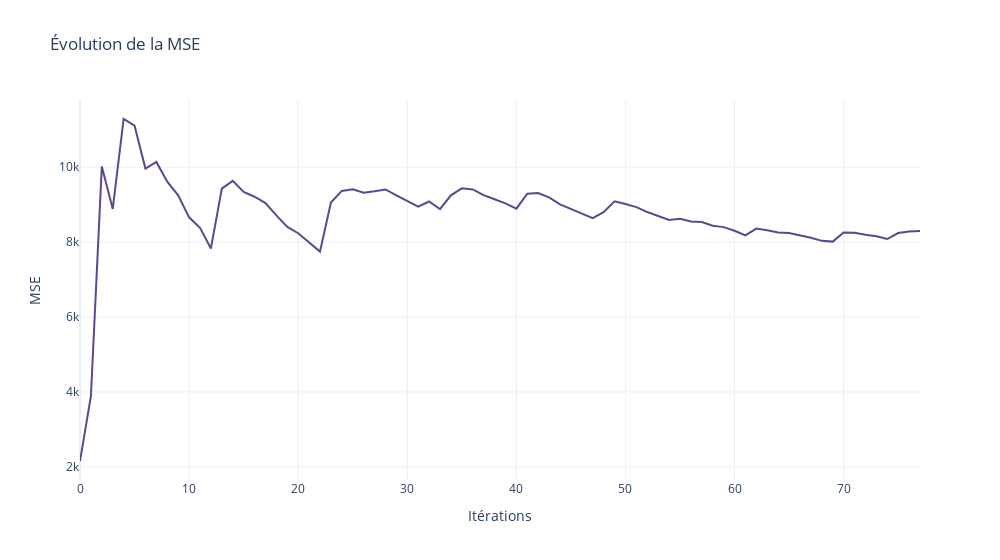
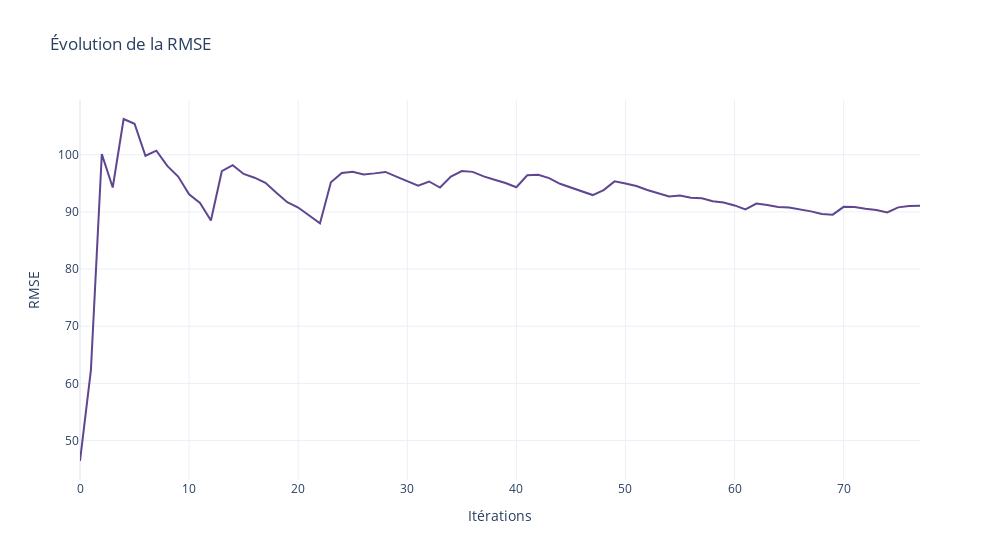
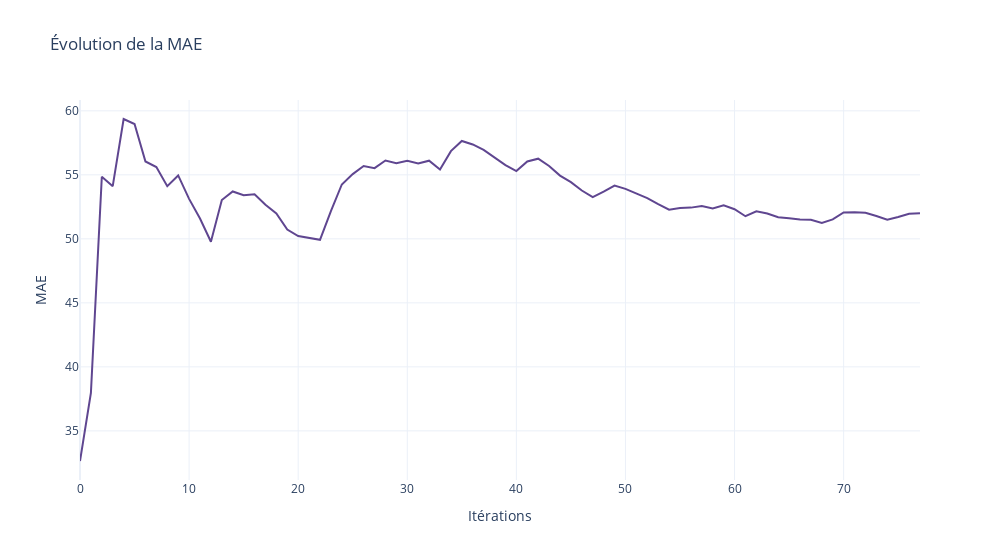
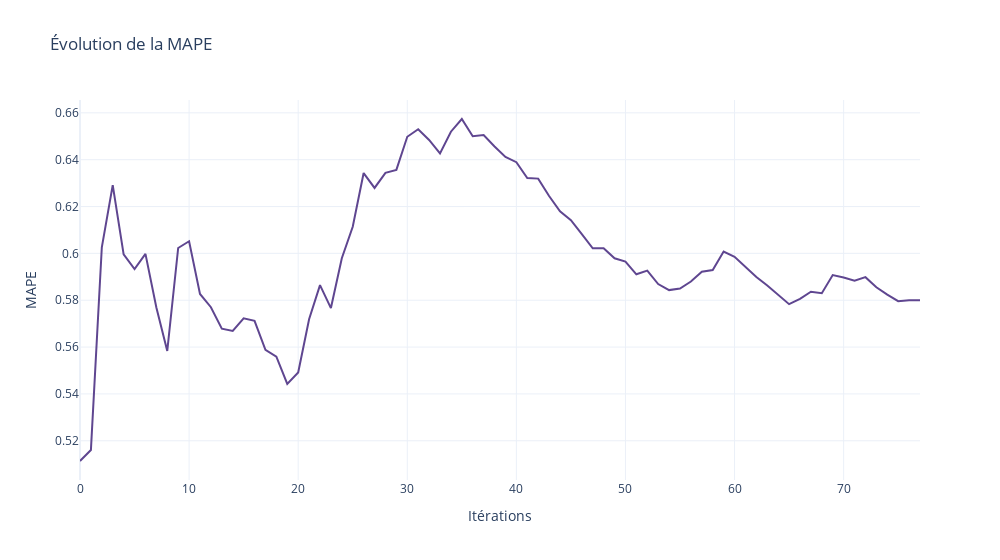

Notebook code for these charts, in order:
### Code cell
for metric in metrics_evolution:
    fig = px.line(metrics_evolution, x=metrics_evolution.index, y=metric, title=f'Évolution de la {metric}')

    fig.update_layout(
        xaxis_title='Itérations',
        width=1000
    )

    fig.show()

### Figure 1 — Plotly figure (JSON) as saved in the notebook; plotly's stock layout.template omitted (floating-point values rounded to 4 significant figures)
{"data": [{"hovertemplate": "index=%{x}<br>MSE=%{y}<extra></extra>", "legendgroup": "", "line": {"color": "rgb(95, 70, 144)", "dash": "solid"}, "marker": {"symbol": "circle"}, "mode": "lines", "name": "", "orientation": "v", "showlegend": false, "type": "scatter", "x": [0, 1, 2, 3, 4, 5, 6, 7, 8, 9, 10, 11, 12, 13, 14, 15, 16, 17, 18, 19, 20, 21, 22, 23, 24, 25, 26, 27, 28, 29, 30, 31, 32, 33, 34, 35, 36, 37, 38, 39, 40, 41, 42, 43, 44, 45, 46, 47, 48, 49, 50, 51, 52, 53, 54, 55, 56, 57, 58, 59, 60, 61, 62, 63, 64, 65, 66, 67, 68, 69, 70, 71, 72, 73, 74, 75, 76, 77], "xaxis": "x", "y": [2156.0, 3886.0, 10020.0, 8886.0, 11290.0, 11110.0, 9963.0, 10140.0, 9612.0, 9250.0, 8662.0, 8384.0, 7829.0, 9430.0, 9635.0, 9339.0, 9212.0, 9042.0, 8714.0, 8407.0, 8238.0, 7981.0, 7747.0, 9056.0, 9367.0, 9414.0, 9320.0, 9358.0, 9406.0, 9249.0, 9103.0, 8945.0, 9085.0, 8883.0, 9250.0, 9437.0, 9408.0, 9255.0, 9145.0, 9036.0, 8893.0, 9295.0, 9311.0, 9197.0, 9009.0, 8878.0, 8754.0, 8638.0, 8800.0, 9088.0, 9016.0, 8936.0, 8803.0, 8703.0, 8594.0, 8626.0, 8553.0, 8535.0, 8440.0, 8400.0, 8305.0, 8179.0, 8363.0, 8319.0, 8258.0, 8241.0, 8187.0, 8116.0, 8034.0, 8014.0, 8260.0, 8252.0, 8198.0, 8159.0, 8082.0, 8242.0, 8282.0, 8297.0], "yaxis": "y"}], "layout": {"legend": {"tracegroupgap": 0}, "title": {"text": "Évolution de la MSE"}, "width": 1000, "xaxis": {"anchor": "y", "domain": [0, 1], "title": {"text": "Itérations"}}, "yaxis": {"anchor": "x", "domain": [0, 1], "title": {"text": "MSE"}}}}

### Figure 2 — Plotly figure (JSON) as saved in the notebook; plotly's stock layout.template omitted (floating-point values rounded to 4 significant figures)
{"data": [{"hovertemplate": "index=%{x}<br>RMSE=%{y}<extra></extra>", "legendgroup": "", "line": {"color": "rgb(95, 70, 144)", "dash": "solid"}, "marker": {"symbol": "circle"}, "mode": "lines", "name": "", "orientation": "v", "showlegend": false, "type": "scatter", "x": [0, 1, 2, 3, 4, 5, 6, 7, 8, 9, 10, 11, 12, 13, 14, 15, 16, 17, 18, 19, 20, 21, 22, 23, 24, 25, 26, 27, 28, 29, 30, 31, 32, 33, 34, 35, 36, 37, 38, 39, 40, 41, 42, 43, 44, 45, 46, 47, 48, 49, 50, 51, 52, 53, 54, 55, 56, 57, 58, 59, 60, 61, 62, 63, 64, 65, 66, 67, 68, 69, 70, 71, 72, 73, 74, 75, 76, 77], "xaxis": "x", "y": [46.43, 62.34, 100.1, 94.26, 106.2, 105.4, 99.81, 100.7, 98.04, 96.18, 93.07, 91.56, 88.48, 97.11, 98.16, 96.64, 95.98, 95.09, 93.35, 91.69, 90.76, 89.34, 88.02, 95.16, 96.79, 97.02, 96.54, 96.73, 96.99, 96.17, 95.41, 94.58, 95.31, 94.25, 96.18, 97.15, 97.0, 96.2, 95.63, 95.06, 94.3, 96.41, 96.49, 95.9, 94.91, 94.22, 93.56, 92.94, 93.81, 95.33, 94.95, 94.53, 93.83, 93.29, 92.71, 92.88, 92.48, 92.38, 91.87, 91.65, 91.13, 90.44, 91.45, 91.21, 90.87, 90.78, 90.48, 90.09, 89.63, 89.52, 90.89, 90.84, 90.54, 90.33, 89.9, 90.79, 91.01, 91.09], "yaxis": "y"}], "layout": {"legend": {"tracegroupgap": 0}, "title": {"text": "Évolution de la RMSE"}, "width": 1000, "xaxis": {"anchor": "y", "domain": [0, 1], "title": {"text": "Itérations"}}, "yaxis": {"anchor": "x", "domain": [0, 1], "title": {"text": "RMSE"}}}}

### Figure 3 — Plotly figure (JSON) as saved in the notebook; plotly's stock layout.template omitted (floating-point values rounded to 4 significant figures)
{"data": [{"hovertemplate": "index=%{x}<br>MAE=%{y}<extra></extra>", "legendgroup": "", "line": {"color": "rgb(95, 70, 144)", "dash": "solid"}, "marker": {"symbol": "circle"}, "mode": "lines", "name": "", "orientation": "v", "showlegend": false, "type": "scatter", "x": [0, 1, 2, 3, 4, 5, 6, 7, 8, 9, 10, 11, 12, 13, 14, 15, 16, 17, 18, 19, 20, 21, 22, 23, 24, 25, 26, 27, 28, 29, 30, 31, 32, 33, 34, 35, 36, 37, 38, 39, 40, 41, 42, 43, 44, 45, 46, 47, 48, 49, 50, 51, 52, 53, 54, 55, 56, 57, 58, 59, 60, 61, 62, 63, 64, 65, 66, 67, 68, 69, 70, 71, 72, 73, 74, 75, 76, 77], "xaxis": "x", "y": [32.65, 37.96, 54.85, 54.12, 59.36, 58.97, 56.04, 55.61, 54.11, 54.95, 53.12, 51.59, 49.77, 53.04, 53.7, 53.42, 53.48, 52.66, 51.98, 50.73, 50.22, 50.05, 49.92, 52.16, 54.25, 55.06, 55.69, 55.52, 56.12, 55.9, 56.1, 55.88, 56.11, 55.41, 56.85, 57.65, 57.37, 56.95, 56.33, 55.76, 55.29, 56.05, 56.26, 55.69, 54.94, 54.43, 53.78, 53.26, 53.68, 54.16, 53.91, 53.54, 53.19, 52.71, 52.28, 52.4, 52.44, 52.56, 52.37, 52.62, 52.31, 51.77, 52.15, 51.98, 51.69, 51.61, 51.52, 51.49, 51.24, 51.52, 52.07, 52.08, 52.04, 51.79, 51.5, 51.7, 51.95, 52.0], "yaxis": "y"}], "layout": {"legend": {"tracegroupgap": 0}, "title": {"text": "Évolution de la MAE"}, "width": 1000, "xaxis": {"anchor": "y", "domain": [0, 1], "title": {"text": "Itérations"}}, "yaxis": {"anchor": "x", "domain": [0, 1], "title": {"text": "MAE"}}}}

### Figure 4 — Plotly figure (JSON) as saved in the notebook; plotly's stock layout.template omitted (floating-point values rounded to 4 significant figures)
{"data": [{"hovertemplate": "index=%{x}<br>MAPE=%{y}<extra></extra>", "legendgroup": "", "line": {"color": "rgb(95, 70, 144)", "dash": "solid"}, "marker": {"symbol": "circle"}, "mode": "lines", "name": "", "orientation": "v", "showlegend": false, "type": "scatter", "x": [0, 1, 2, 3, 4, 5, 6, 7, 8, 9, 10, 11, 12, 13, 14, 15, 16, 17, 18, 19, 20, 21, 22, 23, 24, 25, 26, 27, 28, 29, 30, 31, 32, 33, 34, 35, 36, 37, 38, 39, 40, 41, 42, 43, 44, 45, 46, 47, 48, 49, 50, 51, 52, 53, 54, 55, 56, 57, 58, 59, 60, 61, 62, 63, 64, 65, 66, 67, 68, 69, 70, 71, 72, 73, 74, 75, 76, 77], "xaxis": "x", "y": [0.5114, 0.5161, 0.6026, 0.6291, 0.5996, 0.5933, 0.5998, 0.5769, 0.5583, 0.6023, 0.6052, 0.5827, 0.577, 0.5679, 0.5669, 0.5723, 0.5712, 0.5588, 0.5559, 0.5443, 0.5491, 0.5719, 0.5865, 0.5767, 0.5979, 0.6114, 0.6343, 0.6279, 0.6344, 0.6357, 0.6498, 0.653, 0.6484, 0.6427, 0.6519, 0.6574, 0.65, 0.6505, 0.6457, 0.6412, 0.6389, 0.6322, 0.6319, 0.6245, 0.618, 0.6142, 0.6082, 0.6022, 0.6022, 0.5979, 0.5965, 0.5911, 0.5926, 0.5869, 0.5843, 0.585, 0.588, 0.5922, 0.5929, 0.6008, 0.5986, 0.5942, 0.5899, 0.5863, 0.5823, 0.5783, 0.5806, 0.5836, 0.583, 0.5907, 0.5897, 0.5883, 0.5898, 0.5855, 0.5824, 0.5796, 0.58, 0.58], "yaxis": "y"}], "layout": {"legend": {"tracegroupgap": 0}, "title": {"text": "Évolution de la MAPE"}, "width": 1000, "xaxis": {"anchor": "y", "domain": [0, 1], "title": {"text": "Itérations"}}, "yaxis": {"anchor": "x", "domain": [0, 1], "title": {"text": "MAPE"}}}}
